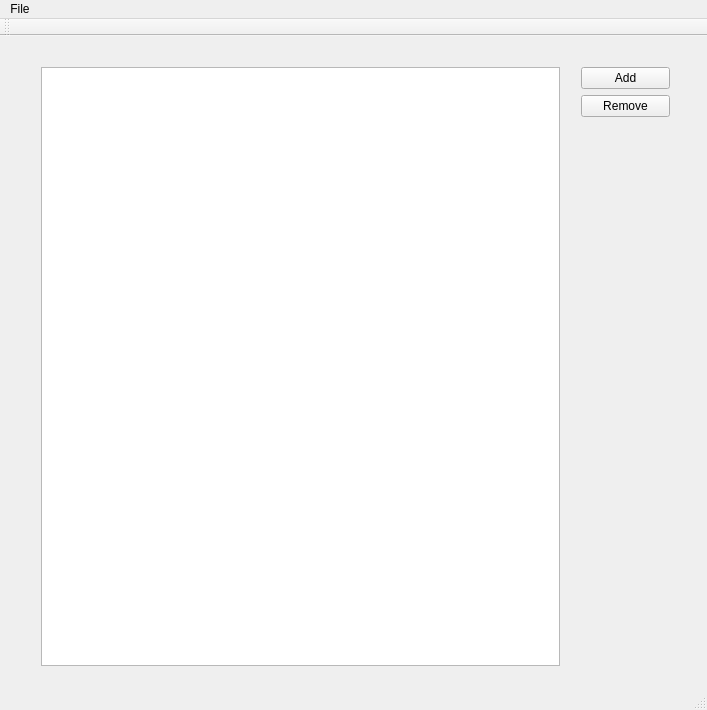
<?xml version="1.0" encoding="UTF-8"?>
<ui version="4.0">
 <class>XMLsEditorInteractiveNovelsClass</class>
 <widget class="QMainWindow" name="XMLsEditorInteractiveNovelsClass">
  <property name="geometry">
   <rect>
    <x>0</x>
    <y>0</y>
    <width>707</width>
    <height>710</height>
   </rect>
  </property>
  <property name="windowTitle">
   <string>XMLsEditorInteractiveNovels</string>
  </property>
  <widget class="QWidget" name="centralWidget">
   <widget class="QWidget" name="horizontalLayoutWidget">
    <property name="geometry">
     <rect>
      <x>30</x>
      <y>20</y>
      <width>541</width>
      <height>621</height>
     </rect>
    </property>
    <layout class="QHBoxLayout" name="horizontalLayout">
     <item>
      <widget class="QTreeView" name="treeView"/>
     </item>
    </layout>
   </widget>
   <widget class="QWidget" name="verticalLayoutWidget">
    <property name="geometry">
     <rect>
      <x>570</x>
      <y>20</y>
      <width>111</width>
      <height>621</height>
     </rect>
    </property>
    <layout class="QVBoxLayout" name="verticalLayout">
     <item>
      <widget class="QPushButton" name="AddNodeButton">
       <property name="text">
        <string>Add</string>
       </property>
      </widget>
     </item>
     <item>
      <widget class="QPushButton" name="RemoveNodeButton">
       <property name="text">
        <string>Remove</string>
       </property>
      </widget>
     </item>
     <item>
      <spacer name="verticalSpacer">
       <property name="orientation">
        <enum>Qt::Vertical</enum>
       </property>
       <property name="sizeHint" stdset="0">
        <size>
         <width>20</width>
         <height>40</height>
        </size>
       </property>
      </spacer>
     </item>
    </layout>
   </widget>
  </widget>
  <widget class="QToolBar" name="mainToolBar">
   <attribute name="toolBarArea">
    <enum>TopToolBarArea</enum>
   </attribute>
   <attribute name="toolBarBreak">
    <bool>false</bool>
   </attribute>
  </widget>
  <widget class="QStatusBar" name="statusBar"/>
  <widget class="QMenuBar" name="menuBar">
   <property name="geometry">
    <rect>
     <x>0</x>
     <y>0</y>
     <width>707</width>
     <height>22</height>
    </rect>
   </property>
   <widget class="QMenu" name="menuFile">
    <property name="title">
     <string>File</string>
    </property>
    <addaction name="NewFileMenu"/>
    <addaction name="LoadFileMenu"/>
    <addaction name="SaveFileMenu"/>
   </widget>
   <addaction name="menuFile"/>
  </widget>
  <action name="actionNew">
   <property name="text">
    <string>New</string>
   </property>
  </action>
  <action name="actionOpen">
   <property name="text">
    <string>Open</string>
   </property>
  </action>
  <action name="actionSave">
   <property name="text">
    <string>Save</string>
   </property>
  </action>
  <action name="actionExir">
   <property name="text">
    <string>Close</string>
   </property>
  </action>
  <action name="actionExit">
   <property name="text">
    <string>Exit</string>
   </property>
  </action>
  <action name="actionHelp">
   <property name="text">
    <string>Help</string>
   </property>
  </action>
  <action name="actionAbout">
   <property name="text">
    <string>About</string>
   </property>
  </action>
  <action name="actionCopy">
   <property name="text">
    <string>Copy</string>
   </property>
  </action>
  <action name="actionCut">
   <property name="text">
    <string>Cut</string>
   </property>
  </action>
  <action name="actionPaste">
   <property name="text">
    <string>Paste</string>
   </property>
  </action>
  <action name="NewFileMenu">
   <property name="text">
    <string>New</string>
   </property>
  </action>
  <action name="LoadFileMenu">
   <property name="text">
    <string>Load</string>
   </property>
  </action>
  <action name="SaveFileMenu">
   <property name="text">
    <string>Save</string>
   </property>
  </action>
 </widget>
 <layoutdefault spacing="6" margin="11"/>
 <resources>
  <include location="../resources/XMLsEditorInteractiveNovels.qrc"/>
 </resources>
 <connections/>
</ui>
